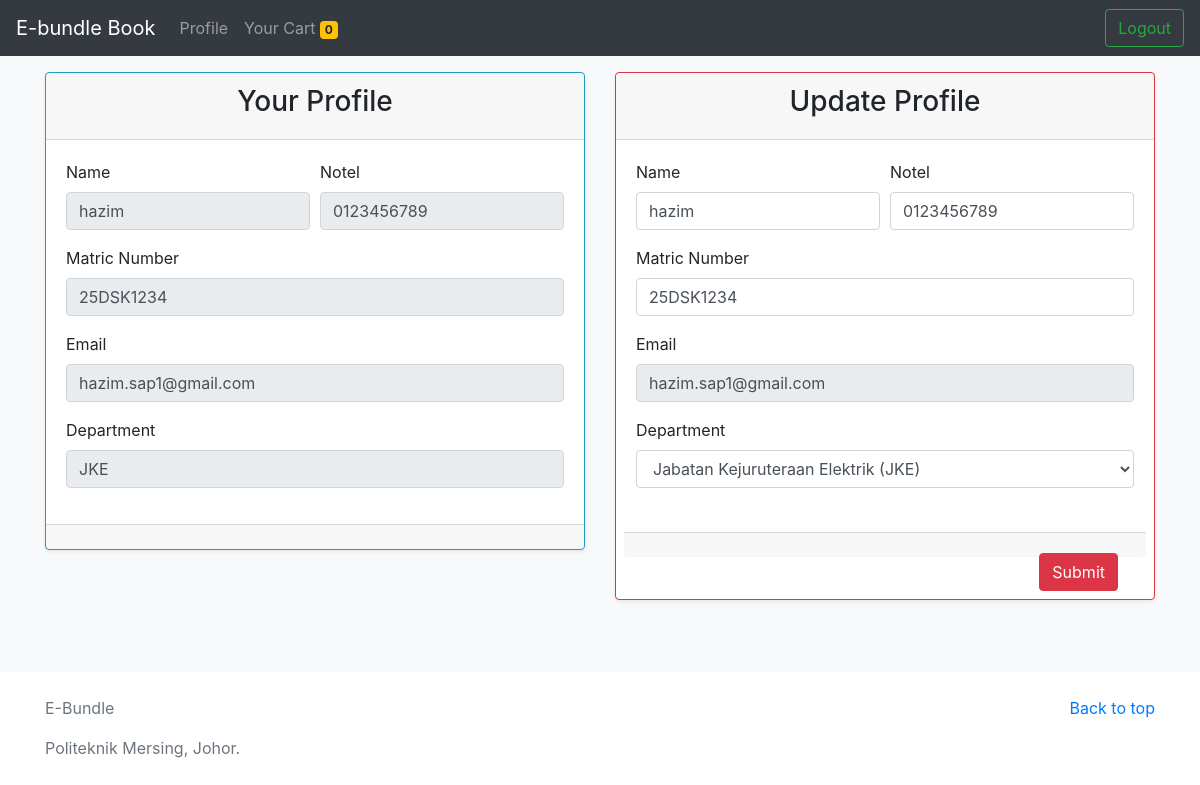
The page /user/profile.php (signed in) on the database its author committed.
### tables this page shows
CREATE TABLE `eb_user` (
  `user_id` int(11) NOT NULL,
  `user_fullname` varchar(200) NOT NULL,
  `user_email` varchar(200) NOT NULL,
  `user_pass` varchar(100) NOT NULL,
  `user_department` varchar(100) NOT NULL,
  `user_notel` varchar(100) NOT NULL,
  `user_matric` varchar(100) NOT NULL,
  `user_datecreated` date NOT NULL
);

### user/include/session.php (called while the page is built, shortened)
<?php
if (!isset($_SESSION['user_id'])) {
	echo "<script>window.location='../'</script>";
} else {
	$customerid = $_SESSION['user_id'];
}
?>

### control/allControl.php (called while the page is built, shortened)
<?php
	class allControl{
		public function getUserDetails($conn, $id){
			$sql = mysqli_query($conn, "SELECT * FROM eb_user WHERE user_id = '$id'");
			if (mysqli_num_rows($sql)>0) {
				if ($row = mysqli_fetch_array($sql)) {
					return $row;
				}
			} else {
				return 0;
			}
		}
	}
?>

### user/profile.php (the view, shortened to what this page needs)
<?php
require '../control/allControl.php';
$ctrl = new allControl();
$conn = $ctrl->open();
include 'include/session.php';
$userdata = $ctrl->getUserDetails($conn, $customerid);
?>
<!doctype html>
<html lang="en">
  <?php include 'include/head.php'; ?>
  <body>
    <?php include 'include/nav.php'; ?>
<main role="main">
  <div class="album py-5 my-4 bg-light" id="buyercontent">
    <div class="container">
      <div class="row">
        <div class="col-md-6">
          <div class="card mb-4 shadow-sm border-info">
            <div class="card-header">
              <h3 class="text-center">Your Profile</h3>
            </div>
            <div class="card-body">
              <div class="form-row">
                <div class="form-group col-md-6">
                  <label>Name</label>
                  <input type="text" class="form-control" disabled value="<?php echo $userdata['user_fullname']; ?>">
                </div>
                <div class="form-group col-md-6">
                  <label>Notel</label>
                  <input type="text" class="form-control" disabled value="<?php echo $userdata['user_notel']; ?>">
                </div>
              </div>
              <div class="form-group">
                <label for="inputAddress2">Matric Number</label>
                <input type="text" class="form-control" disabled value="<?php echo $userdata['user_matric']; ?>">
              </div>
              <div class="form-group">
                <label for="inputEmail4">Email</label>
                <input type="text" class="form-control" disabled value="<?php echo $userdata['user_email']; ?>">
              </div>
              <div class="form-group">
                <label for="inputAddress2">Department</label>
                <input type="text" class="form-control" disabled value="<?php echo $userdata['user_department']; ?>">
              </div>
            </div>
            <div class="card-footer">
            </div>
          </div>
        </div>
        <div class="col-md-6">
          <div class="card mb-4 shadow-sm border-danger">
            <div class="card-header">
              <h3 class="text-center">Update Profile</h3>
            </div>
            <form action="../control/allControl.php?mod=updateProfile" method="post">
            <div class="card-body">
              <div class="form-row">
                <div class="form-group col-md-6">
                  <label>Name</label>
                  <input id="inputname" type="text" class="form-control" name="name" placeholder="Enter your name" autocomplete="off" required value="<?php echo $userdata['user_fullname']; ?>">
                </div>
                <div class="form-group col-md-6">
                  <label>Notel</label>
                  <input id="inputnotel" type="text" class="form-control" name="notel" placeholder="Enter No Tel" autocomplete="off" required value="<?php echo $userdata['user_notel']; ?>">
                </div>
              </div>
              <div class="form-group">
                <label for="inputAddress2">Matric Number</label>
                <input id="inputmatric" type="text" class="form-control" id="inputAddress2" name="matric" placeholder="Enter your matric number" autocomplete="off" required value="<?php echo $userdata['user_matric']; ?>">
              </div>
              <div class="form-group">
                <label for="inputEmail4">Email</label>
                <input id="inputemail" type="email" class="form-control" id="inputEmail4" value="<?php echo $userdata['user_email']; ?>" disabled>
              </div>
              <div class="form-group">
                <label for="inputAddress2">Department</label>
                <select class="form-control" name="department">
                  <option <?php if($userdata['user_department'] == "JKE"){ echo "selected";} ?> value="JKE">Jabatan Kejuruteraan Elektrik (JKE)</option>
                </select>
              </div>
            </div>
            <div class="card-footer m-2 ">
              <input type="submit" name="submit" value="Submit" class="btn btn-danger float-right m-2">
            </div>
          </form>
          </div>
        </div>
      </div>
    </div>
  </div>
</main>
<?php include 'include/footer.php'; ?>
</body>
</html>

### rows shown on the page
eb_user: user_fullname "hazim", user_notel "0123456789", user_matric "25DSK1234", user_email "hazim.sap1@gmail.com", user_department "JKE", name "hazim", notel "0123456789", matric "25DSK1234", department "Jabatan Kejuruteraan Elektrik (JKE)"

### other values the page prints
$totalcart['totalcart'] "0"
